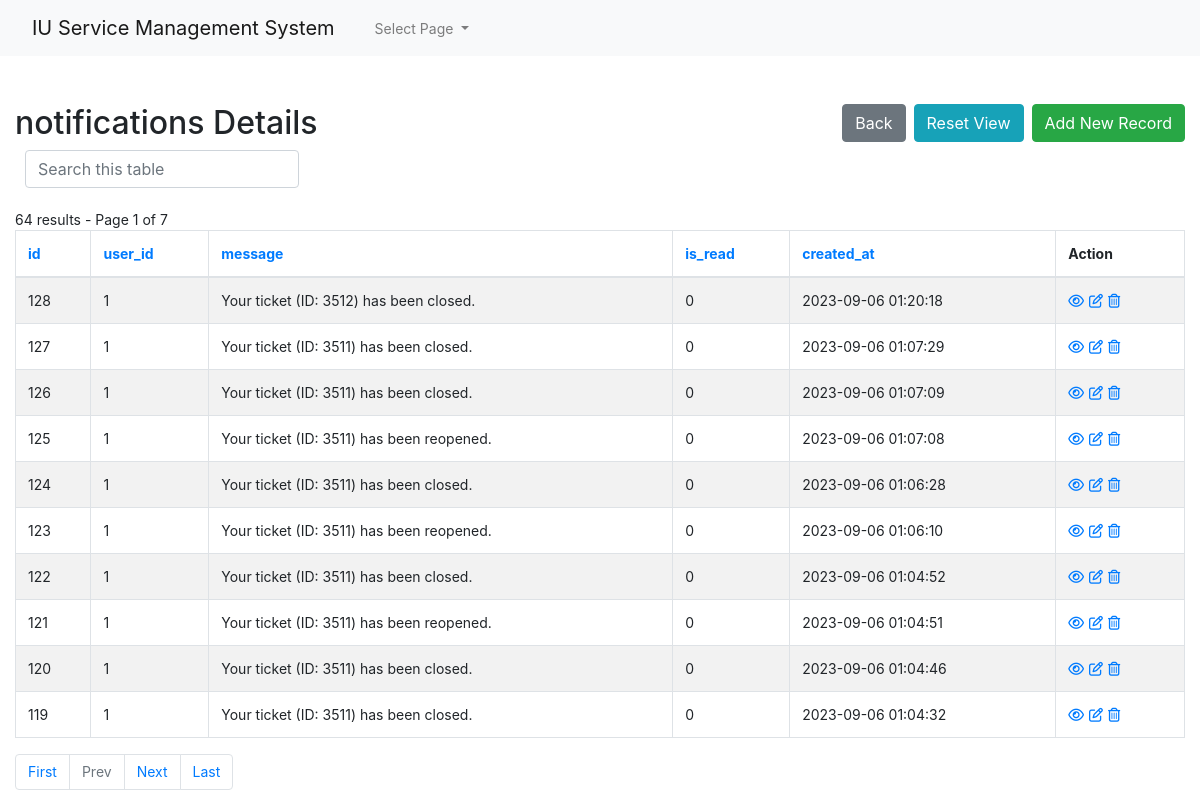
Page /admin1/core/app/notifications-index.php (signed in) on the earlier database version.
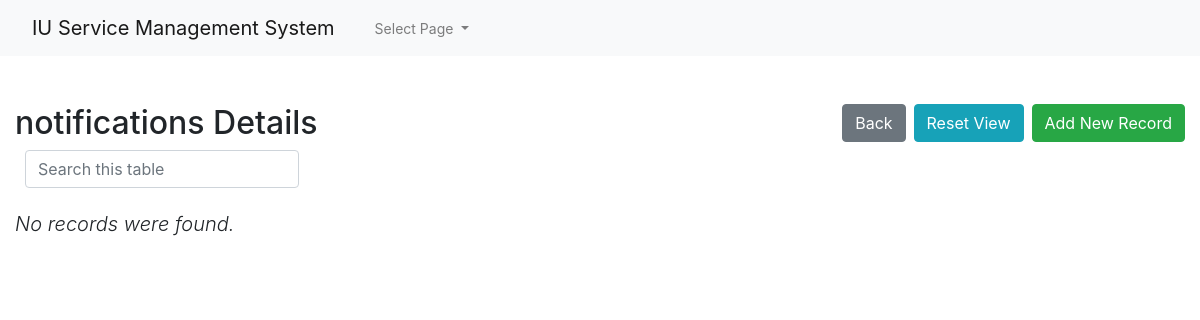
Same page on the later database version.
### tables this page shows
CREATE TABLE `notifications` (
  `id` int(10) UNSIGNED NOT NULL,
  `user_id` int(10) UNSIGNED NOT NULL,
  `message` varchar(255) NOT NULL,
  `is_read` tinyint(1) NOT NULL DEFAULT 0,
  `created_at` datetime NOT NULL
);

### admin1/core/app/config.php (called while the page is built, shortened)
<?php
$no_of_records_per_page = 10;
?>

### admin1/core/app/notifications-index.php (the view, shortened to what this page needs)
<!DOCTYPE html>
<html lang="en">
<head>
    <link rel="stylesheet" href="https://stackpath.bootstrapcdn.com/bootstrap/4.5.0/css/bootstrap.min.css">
</head>
<?php require_once('navbar.php'); ?>
<body>
    <section class="pt-5">
        <div class="container-fluid">
            <div class="row">
                <div class="col-md-12">
                    <div class="page-header clearfix">
                        <h2 class="float-left">notifications Details</h2>
                        <a href="notifications-create.php" class="btn btn-success float-right">Add New Record</a>
                        <a href="notifications-index.php" class="btn btn-info float-right mr-2">Reset View</a>
                        <a href="index.php" class="btn btn-secondary float-right mr-2">Back</a>
                    </div>
                    <div class="form-row">
                        <form action="notifications-index.php" method="get">
                        <div class="col">
                          <input type="text" class="form-control" placeholder="Search this table" name="search">
                        </div>
                    </div>
                    <br>
                    <?php
                    require_once "config.php";
                    $domain   = $_SERVER['HTTP_HOST'];
                    $script   = $_SERVER['SCRIPT_NAME'];
                    $parameters   = $_GET ? $_SERVER['QUERY_STRING'] : "" ;
                    $protocol=($_SERVER['HTTPS'] == "on" ? "https" : "http");
                    $currenturl = $protocol . '://' . $domain. $script . '?' . $parameters;
                    if (isset($_GET['pageno'])) {
                        $pageno = $_GET['pageno'];
                    } else {
                        $pageno = 1;
                    }
                    $offset = ($pageno-1) * $no_of_records_per_page;
                    $total_pages_sql = "SELECT COUNT(*) FROM notifications";
                    $result = mysqli_query($link,$total_pages_sql);
                    $total_rows = mysqli_fetch_array($result)[0];
                    $total_pages = ceil($total_rows / $no_of_records_per_page);
                    $order = 'id';
                    $sortBy = array('asc', 'desc'); $sort = 'desc';
                    $sql = "SELECT * FROM notifications ORDER BY $order $sort LIMIT $offset, $no_of_records_per_page";
                    $count_pages = "SELECT * FROM notifications";
                    if(!empty($_GET['search'])) {
                        $search = ($_GET['search']);
                        $sql = "SELECT * FROM notifications
                            WHERE CONCAT_WS (id,user_id,message,is_read,created_at)
                            LIKE '%$search%'
                            ORDER BY $order $sort
                            LIMIT $offset, $no_of_records_per_page";
                        $count_pages = "SELECT * FROM notifications
                            WHERE CONCAT_WS (id,user_id,message,is_read,created_at)
                            LIKE '%$search%'
                            ORDER BY $order $sort";
                    }
                    else {
                        $search = "";
                    }
                    if($result = mysqli_query($link, $sql)){
                        if(mysqli_num_rows($result) > 0){
                            if ($result_count = mysqli_query($link, $count_pages)) {
                               $total_pages = ceil(mysqli_num_rows($result_count) / $no_of_records_per_page);
                           }
                            $number_of_results = mysqli_num_rows($result_count);
                            echo " " . $number_of_results . " results - Page " . $pageno . " of " . $total_pages;
                            echo "<table class='table table-bordered table-striped'>";
                                echo "<thead>";
                                    echo "<tr>";
                                        echo "<th><a href=?search=$search&sort=&order=id&sort=$sort>id</th>";
										echo "<th><a href=?search=$search&sort=&order=user_id&sort=$sort>user_id</th>";
										echo "<th><a href=?search=$search&sort=&order=message&sort=$sort>message</th>";
										echo "<th><a href=?search=$search&sort=&order=is_read&sort=$sort>is_read</th>";
										echo "<th><a href=?search=$search&sort=&order=created_at&sort=$sort>created_at</th>";
                                        echo "<th>Action</th>";
                                    echo "</tr>";
                                echo "</thead>";
                                echo "<tbody>";
                                while($row = mysqli_fetch_array($result)){
                                    echo "<tr>";
                                    echo "<td>" . htmlspecialchars($row['id']) . "</td>";echo "<td>" . htmlspecialchars($row['user_id']) . "</td>";echo "<td>" . htmlspecialchars($row['message']) . "</td>";echo "<td>" . htmlspecialchars($row['is_read']) . "</td>";echo "<td>" . htmlspecialchars($row['created_at']) . "</td>";
                                        echo "<td>";
                                            echo "<a href='notifications-read.php?id=". $row['id'] ."' title='View Record' data-toggle='tooltip'><i class='far fa-eye'></i></a>";
                                            echo "<a href='notifications-update.php?id=". $row['id'] ."' title='Update Record' data-toggle='tooltip'><i class='far fa-edit'></i></a>";
                                            echo "<a href='notifications-delete.php?id=". $row['id'] ."' title='Delete Record' data-toggle='tooltip'><i class='far fa-trash-alt'></i></a>";
                                        echo "</td>";
                                    echo "</tr>";
                                }
                                echo "</tbody>";
                            echo "</table>";
?>
                                <ul class="pagination" align-right>
                                <?php
                                    $new_url = preg_replace('/&?pageno=[^&]*/', '', $currenturl);
                                 ?>
                                    <li class="page-item"><a class="page-link" href="<?php echo $new_url .'&pageno=1' ?>">First</a></li>
                                    <li class="page-item <?php if($pageno <= 1){ echo 'disabled'; } ?>">
                                        <a class="page-link" href="<?php if($pageno <= 1){ echo '#'; } else { echo $new_url ."&pageno=".($pageno - 1); } ?>">Prev</a>
                                    </li>
                                    <li class="page-item <?php if($pageno >= $total_pages){ echo 'disabled'; } ?>">
                                        <a class="page-link" href="<?php if($pageno >= $total_pages){ echo '#'; } else { echo $new_url . "&pageno=".($pageno + 1); } ?>">Next</a>
                                    </li>
                                    <li class="page-item <?php if($pageno >= $total_pages){ echo 'disabled'; } ?>">
                                        <a class="page-item"><a class="page-link" href="<?php echo $new_url .'&pageno=' . $total_pages; ?>">Last</a>
                                    </li>
                                </ul>
<?php
                        } else{
                            echo "<p class='lead'><em>No records were found.</em></p>";
                        }
                    } else{
                        echo "ERROR: Could not able to execute $sql. " . mysqli_error($link);
                    }
                    ?>
                </div>
            </div>
        </div>
    </section>
</body>
</html>

### admin1/core/app/navbar.php (shortened to what this page needs)
<nav class="navbar navbar-expand-lg navbar-light bg-light">
  <a class="navbar-brand nav-link disabled" href="#">IU Service Management System</a>
  <div class="collapse navbar-collapse" id="navbarSupportedContent">
    <ul class="navbar-nav mr-auto">
      <li class="nav-item dropdown">
        <a class="nav-link dropdown-toggle" href="#" id="navbarDropdown" role="button" data-toggle="dropdown" aria-haspopup="true" aria-expanded="false">
          Select Page
        </a>
      </li>
    </ul>
  </div>
</nav>

### admin1/core/app/notifications-index.php (style rules this page uses)
.page-header h2 { margin-top: 0; }
body { font-size: 14px; }
table tr td:last-child a { margin-right: 5px; }

Differences in the rows shown:
removed notifications: id "128", user "1", message "Your ticket (ID: 3512) has been closed.", is_read "0", created_at "2023-09-06 01:20:18"
removed notifications: id "127", user "1", message "Your ticket (ID: 3511) has been closed.", is_read "0", created_at "2023-09-06 01:07:29"
removed notifications: id "126", user "1", message "Your ticket (ID: 3511) has been closed.", is_read "0", created_at "2023-09-06 01:07:09"
removed notifications: id "125", user "1", message "Your ticket (ID: 3511) has been reopened.", is_read "0", created_at "2023-09-06 01:07:08"
removed notifications: id "124", user "1", message "Your ticket (ID: 3511) has been closed.", is_read "0", created_at "2023-09-06 01:06:28"
removed notifications: id "123", user "1", message "Your ticket (ID: 3511) has been reopened.", is_read "0", created_at "2023-09-06 01:06:10"
removed notifications: id "122", user "1", message "Your ticket (ID: 3511) has been closed.", is_read "0", created_at "2023-09-06 01:04:52"
removed notifications: id "121", user "1", message "Your ticket (ID: 3511) has been reopened.", is_read "0", created_at "2023-09-06 01:04:51"
removed notifications: id "120", user "1", message "Your ticket (ID: 3511) has been closed.", is_read "0", created_at "2023-09-06 01:04:46"
removed notifications: id "119", user "1", message "Your ticket (ID: 3511) has been closed.", is_read "0", created_at "2023-09-06 01:04:32"
Other differences:
$number_of_results: "64" → (not shown)
$pageno: "1" → (not shown)
$total_pages: "7" → (not shown)
text no longer shown: "results - Page of id user_id message is_read created_at Action First Prev Next Last"
text now shown: "No records were found."
